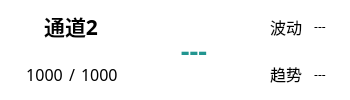
    <widget class="QWidget" name="widgetS2" native="true">
     <property name="sizePolicy">
      <sizepolicy hsizetype="Preferred" vsizetype="Preferred">
       <horstretch>0</horstretch>
       <verstretch>0</verstretch>
      </sizepolicy>
     </property>
     <property name="minimumSize">
      <size>
       <width>350</width>
       <height>60</height>
      </size>
     </property>
     <property name="font">
      <font>
       <family>Microsoft YaHei</family>
       <pointsize>9</pointsize>
      </font>
     </property>
     <property name="styleSheet">
      <string notr="true">border-radius: 10px;        /* 圆角半径，可根据需要调整 */
background-color: rgb(255, 255, 255);</string>
     </property>
     <layout class="QHBoxLayout" name="horizontalLayout_3">
      <property name="spacing">
       <number>20</number>
      </property>
      <property name="leftMargin">
       <number>15</number>
      </property>
      <property name="topMargin">
       <number>4</number>
      </property>
      <property name="rightMargin">
       <number>4</number>
      </property>
      <property name="bottomMargin">
       <number>4</number>
      </property>
      <item>
       <widget class="QFrame" name="frameNameS1_2">
        <property name="sizePolicy">
         <sizepolicy hsizetype="Maximum" vsizetype="Preferred">
          <horstretch>0</horstretch>
          <verstretch>0</verstretch>
         </sizepolicy>
        </property>
        <property name="minimumSize">
         <size>
          <width>90</width>
          <height>0</height>
         </size>
        </property>
        <property name="font">
         <font>
          <family>Microsoft YaHei</family>
         </font>
        </property>
        <property name="frameShape">
         <enum>QFrame::StyledPanel</enum>
        </property>
        <property name="frameShadow">
         <enum>QFrame::Raised</enum>
        </property>
        <layout class="QVBoxLayout" name="verticalLayout_3" stretch="1">
         <property name="leftMargin">
          <number>0</number>
         </property>
         <property name="topMargin">
          <number>0</number>
         </property>
         <property name="rightMargin">
          <number>0</number>
         </property>
         <property name="bottomMargin">
          <number>0</number>
         </property>
         <item>
          <layout class="QGridLayout" name="gridLayout_8">
           <item row="1" column="1">
            <widget class="QLabel" name="AlarmValue1_5">
             <property name="sizePolicy">
              <sizepolicy hsizetype="Maximum" vsizetype="Preferred">
               <horstretch>0</horstretch>
               <verstretch>0</verstretch>
              </sizepolicy>
             </property>
             <property name="maximumSize">
              <size>
               <width>7</width>
               <height>16777215</height>
              </size>
             </property>
             <property name="font">
              <font>
               <family>Microsoft YaHei</family>
               <pointsize>12</pointsize>
              </font>
             </property>
             <property name="styleSheet">
              <string notr="true">
color: rgb(0, 0, 0);</string>
             </property>
             <property name="text">
              <string>/</string>
             </property>
             <property name="alignment">
              <set>Qt::AlignCenter</set>
             </property>
            </widget>
           </item>
           <item row="1" column="0">
            <widget class="QLabel" name="min2">
             <property name="sizePolicy">
              <sizepolicy hsizetype="Maximum" vsizetype="Preferred">
               <horstretch>0</horstretch>
               <verstretch>0</verstretch>
              </sizepolicy>
             </property>
             <property name="font">
              <font>
               <family>Microsoft YaHei</family>
               <pointsize>12</pointsize>
              </font>
             </property>
             <property name="toolTip">
              <string notr="true"/>
             </property>
             <property name="statusTip">
              <string notr="true"/>
             </property>
             <property name="whatsThis">
              <string notr="true"/>
             </property>
             <property name="accessibleName">
              <string notr="true"/>
             </property>
             <property name="styleSheet">
              <string notr="true">
color: rgb(0, 0, 0);</string>
             </property>
             <property name="text">
              <string notr="true">1000</string>
             </property>
             <property name="alignment">
              <set>Qt::AlignCenter</set>
             </property>
            </widget>
           </item>
           <item row="1" column="2">
            <widget class="QLabel" name="max2">
             <property name="sizePolicy">
              <sizepolicy hsizetype="Maximum" vsizetype="Preferred">
               <horstretch>0</horstretch>
               <verstretch>0</verstretch>
              </sizepolicy>
             </property>
             <property name="font">
              <font>
               <family>Microsoft YaHei</family>
               <pointsize>12</pointsize>
              </font>
             </property>
             <property name="toolTip">
              <string notr="true"/>
             </property>
             <property name="statusTip">
              <string notr="true"/>
             </property>
             <property name="whatsThis">
              <string notr="true"/>
             </property>
             <property name="accessibleName">
              <string notr="true"/>
             </property>
             <property name="styleSheet">
              <string notr="true">
color: rgb(0, 0, 0);</string>
             </property>
             <property name="text">
              <string notr="true">1000</string>
             </property>
            </widget>
           </item>
           <item row="0" column="0" colspan="3">
            <widget class="QLabel" name="channel2">
             <property name="sizePolicy">
              <sizepolicy hsizetype="Fixed" vsizetype="Preferred">
               <horstretch>0</horstretch>
               <verstretch>0</verstretch>
              </sizepolicy>
             </property>
             <property name="minimumSize">
              <size>
               <width>90</width>
               <height>0</height>
              </size>
             </property>
             <property name="font">
              <font>
               <family>Microsoft YaHei</family>
               <pointsize>16</pointsize>
               <bold>true</bold>
              </font>
             </property>
             <property name="styleSheet">
              <string notr="true">
color: rgb(0, 0, 0);</string>
             </property>
             <property name="text">
              <string>通道2</string>
             </property>
             <property name="alignment">
              <set>Qt::AlignCenter</set>
             </property>
            </widget>
           </item>
          </layout>
         </item>
        </layout>
       </widget>
      </item>
      <item>
       <widget class="QLabel" name="pressure2">
        <property name="sizePolicy">
         <sizepolicy hsizetype="Fixed" vsizetype="Preferred">
          <horstretch>0</horstretch>
          <verstretch>0</verstretch>
         </sizepolicy>
        </property>
        <property name="minimumSize">
         <size>
          <width>90</width>
          <height>0</height>
         </size>
        </property>
        <property name="font">
         <font>
          <family>Microsoft YaHei</family>
          <pointsize>20</pointsize>
          <bold>true</bold>
         </font>
        </property>
        <property name="styleSheet">
         <string notr="true">color: rgb(34, 149, 144);
</string>
        </property>
        <property name="text">
         <string notr="true">---</string>
        </property>
        <property name="alignment">
         <set>Qt::AlignCenter</set>
        </property>
       </widget>
      </item>
      <item>
       <widget class="QFrame" name="frameS1_6">
        <property name="sizePolicy">
         <sizepolicy hsizetype="Maximum" vsizetype="Preferred">
          <horstretch>0</horstretch>
          <verstretch>0</verstretch>
         </sizepolicy>
        </property>
        <property name="font">
         <font>
          <family>Microsoft YaHei</family>
         </font>
        </property>
        <property name="frameShape">
         <enum>QFrame::StyledPanel</enum>
        </property>
        <property name="frameShadow">
         <enum>QFrame::Raised</enum>
        </property>
        <layout class="QGridLayout" name="gridLayout_34">
         <property name="leftMargin">
          <number>0</number>
         </property>
         <property name="topMargin">
          <number>0</number>
         </property>
         <property name="rightMargin">
          <number>0</number>
         </property>
         <property name="bottomMargin">
          <number>0</number>
         </property>
         <property name="spacing">
          <number>3</number>
         </property>
         <item row="0" column="0">
          <layout class="QGridLayout" name="gridLayout_35">
           <item row="0" column="1">
            <widget class="QLabel" name="fluctuation2">
             <property name="sizePolicy">
              <sizepolicy hsizetype="Fixed" vsizetype="Preferred">
               <horstretch>0</horstretch>
               <verstretch>0</verstretch>
              </sizepolicy>
             </property>
             <property name="minimumSize">
              <size>
               <width>30</width>
               <height>0</height>
              </size>
             </property>
             <property name="font">
              <font>
               <family>Microsoft YaHei</family>
              </font>
             </property>
             <property name="text">
              <string>---</string>
             </property>
             <property name="alignment">
              <set>Qt::AlignCenter</set>
             </property>
            </widget>
           </item>
           <item row="0" column="0" alignment="Qt::AlignHCenter">
            <widget class="QLabel" name="label_3">
             <property name="sizePolicy">
              <sizepolicy hsizetype="Fixed" vsizetype="Preferred">
               <horstretch>0</horstretch>
               <verstretch>0</verstretch>
              </sizepolicy>
             </property>
             <property name="minimumSize">
              <size>
               <width>30</width>
               <height>0</height>
              </size>
             </property>
             <property name="font">
              <font>
               <family>Microsoft YaHei</family>
               <pointsize>12</pointsize>
              </font>
             </property>
             <property name="text">
              <string>波动</string>
             </property>
             <property name="alignment">
              <set>Qt::AlignCenter</set>
             </property>
            </widget>
           </item>
           <item row="1" column="0">
            <widget class="QLabel" name="label_4">
             <property name="sizePolicy">
              <sizepolicy hsizetype="Fixed" vsizetype="Preferred">
               <horstretch>0</horstretch>
               <verstretch>0</verstretch>
              </sizepolicy>
             </property>
             <property name="minimumSize">
              <size>
               <width>30</width>
               <height>0</height>
              </size>
             </property>
             <property name="font">
              <font>
               <family>Microsoft YaHei</family>
               <pointsize>12</pointsize>
              </font>
             </property>
             <property name="text">
              <string>趋势</string>
             </property>
             <property name="alignment">
              <set>Qt::AlignCenter</set>
             </property>
            </widget>
           </item>
           <item row="1" column="1">
            <widget class="QLabel" name="trend2">
             <property name="sizePolicy">
              <sizepolicy hsizetype="Fixed" vsizetype="Preferred">
               <horstretch>0</horstretch>
               <verstretch>0</verstretch>
              </sizepolicy>
             </property>
             <property name="minimumSize">
              <size>
               <width>30</width>
               <height>0</height>
              </size>
             </property>
             <property name="font">
              <font>
               <family>Microsoft YaHei</family>
              </font>
             </property>
             <property name="text">
              <string>---</string>
             </property>
             <property name="alignment">
              <set>Qt::AlignCenter</set>
             </property>
            </widget>
           </item>
          </layout>
         </item>
        </layout>
       </widget>
      </item>
     </layout>
    </widget>
